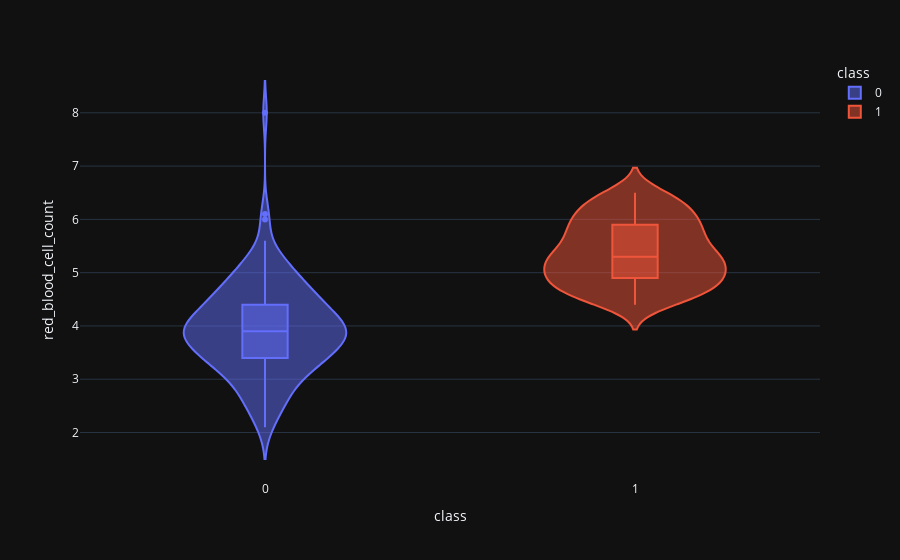

The code cell stored with this chart in its notebook:
### Code cell
violin('red_blood_cell_count')

### Figure 1 — Plotly figure (JSON) as saved in the notebook; plotly's stock layout.template omitted (floating-point values rounded to 4 significant figures; data arrays with more than 128 entries replaced by an {"elided": "..."} marker saying what was removed)
{"data": [{"alignmentgroup": "True", "box": {"visible": true}, "hovertemplate": "class=%{x}<br>red_blood_cell_count=%{y}<extra></extra>", "legendgroup": "0", "marker": {"color": "#636efa"}, "name": "0", "offsetgroup": "0", "orientation": "v", "scalegroup": "True", "showlegend": true, "type": "violin", "x": {"elided": "250 int values"}, "x0": " ", "xaxis": "x", "y": {"elided": "250 float values"}, "y0": " ", "yaxis": "y"}, {"alignmentgroup": "True", "box": {"visible": true}, "hovertemplate": "class=%{x}<br>red_blood_cell_count=%{y}<extra></extra>", "legendgroup": "1", "marker": {"color": "#EF553B"}, "name": "1", "offsetgroup": "1", "orientation": "v", "scalegroup": "True", "showlegend": true, "type": "violin", "x": {"elided": "150 int values"}, "x0": " ", "xaxis": "x", "y": {"elided": "150 float values"}, "y0": " ", "yaxis": "y"}], "layout": {"legend": {"title": {"text": "class"}, "tracegroupgap": 0}, "margin": {"t": 60}, "violinmode": "overlay", "xaxis": {"anchor": "y", "categoryarray": [0, 1], "categoryorder": "array", "domain": [0, 1], "title": {"text": "class"}}, "yaxis": {"anchor": "x", "domain": [0, 1], "title": {"text": "red_blood_cell_count"}}}}
